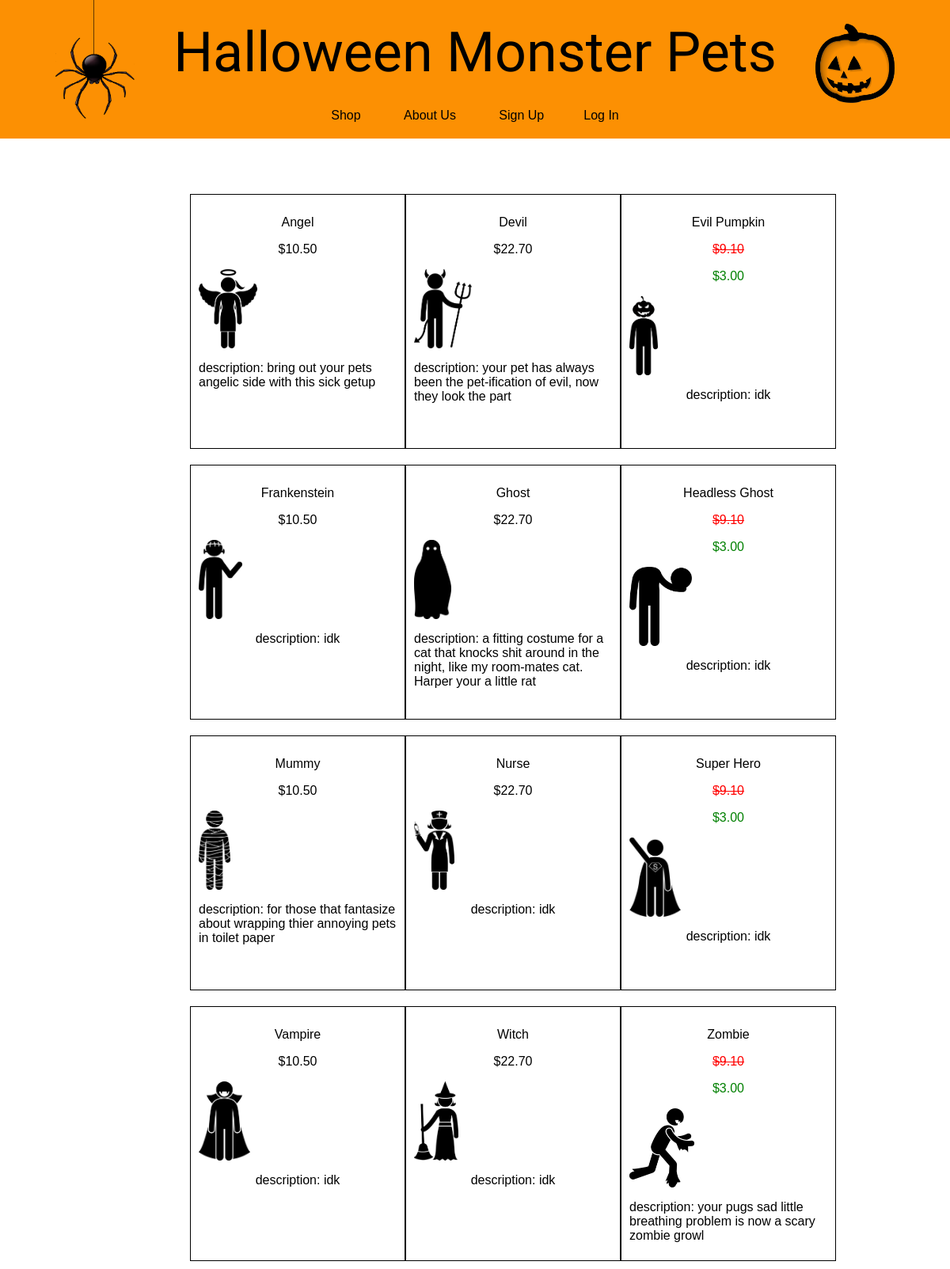
The page /shop.php on the database its author committed.
### tables this page shows
CREATE TABLE Products(
    id int NOT NULL AUTO_INCREMENT PRIMARY KEY,
    name varchar(30) NOT NULL,
    imgPath varchar(30) NOT NULL,
    descr varchar(200) NOT NULL,
    price float NOT NULL,
    specialPrice float
) AUTO_INCREMENT = 1;

### displayPrices.func.php (called while the page is built)
<?php
function displayPrice($priceIn){
    return "$" . number_format($priceIn, 2);
}
?>

### displayItem.dec.php (the view, shortened to what this page needs)
<?php
    function displayItem($sqlProductsRow, $conn)
    {
        require_once "displayPrices.func.php";
        echo "<div class=\"searchResultItem\">";
                echo "<p class=\"itemName\">" . $sqlProductsRow["name"] . "</p>";
                if($sqlProductsRow["specialPrice"])
                {
                    echo "<p class=\"worsePrice\">" . displayPrice($sqlProductsRow["price"]) . "</p>";
                    echo "<p class=\"betterPrice\">" . displayPrice($sqlProductsRow["specialPrice"]) . "</p>";
                }
                else
                {
                    echo "<p class=\"itemPrice\">" . displayPrice($sqlProductsRow["price"]) . "</p>";
                }
                echo "<img class=\"itemImage\" src=\"images/products/" . $sqlProductsRow["imgPath"] . "\">";
                echo "<p>description: " . $sqlProductsRow["descr"] . "</p>";
                echo "</div>";
    }
?>

### shop.php (shortened to what this page needs)
<head>
    <link rel="stylesheet" href="styles/styles.css">
</head>
<body>
    <?php
        require_once "displayHeader.func.php";
        require_once "dbconn.inc.php";
        require_once "displayItem.dec.php";
        $sqlquery = "SELECT * FROM `Products`" ;
        if($result=mysqli_query($conn, $sqlquery))
        {
            echo "<div class='gridWrapper'>";
            while($row = mysqli_fetch_assoc($result))
            {
                displayItem($row, $conn);
            }
            echo "</div>";
        }
        else
        {
            echo "sql error";
        }
    ?>
</body>

### displayHeader.func.php (shortened to what this page needs)
<div class="pageHeader">
    <h1><a href="home.php">Halloween Monster Pets</a></h1>
    <div class="topnav">
        <ul id="links">
            <li><a href="shop.php">Shop</a></li>
            <li><a href="aboutUs.php">About Us</a></li>
            <?php
            if (isset($_SESSION["loggedInUser"])) {
                echo "<li><a href=\"logout.func.php\">Log Out of Account \"" . $_SESSION["loggedInUser"] . "\"</a></li>";
                echo "<li><a href=\"checkout.php\">Checkout</a></li>";
            } else {
                echo "<li><a href=\"createAccount.php\">Sign Up</a></li>";
                echo "<li><a href=\"login.php\">Log In</a></li>";
            }
            ?>
        </ul>
    </div>
    <div id="rightHeaderImage">
        <img id="pumpkin" src="images/header/Pumpkin2.png" alt="Halloween Pumpkin" width="100" height="100">
    </div>
    <div id="leftHeaderImage">
        <img id="spider" src="images/header/SpiderString.png" alt="Black Spider" width="100" height="150">
    </div>
</div>

### styles/styles.css (style rules this page uses)
body { margin: 0px; font-family: Verdana, Geneva, sans-serif; }
.pageHeader { width: auto; height: 175px; background-color: #fc9003; top: 0px; left: 0px; padding: 0px; margin: 0px; }
.pageHeader h1 { color: black; text-align: center; padding-top: 25px; margin-bottom: 30px; font-family: "Creepster"; font-size: 70px; font-weight: 100; }
.pageHeader a, a:visited { text-decoration: none; color: black; }
.topnav ul { list-style-type: none; text-align: center; padding-left: 0; }
.topnav ul li { display: inline-block; }
.topnav ul li a { color: black; text-decoration: none; padding: 10px 25px; border: none; margin: 0; background-color: #fc9003; }
#pumpkin { position: absolute; right: 70px; top: 30px; }
#spider { position: absolute; left: 70px; top: 0px; }
.searchResultItem img { height: 100px; width: auto; }
.searchResultItem { border: 1px solid black; padding: 10px; margin-left: auto; margin-right: auto; margin-top: 10px; margin-bottom: 10px; height: 300px; width: 250px; }
.searchResultItem p, .searchResultItem form, .searchResultItem form input, .searchResultItem image { margin-left: auto; margin-right: auto; width: fit-content; }
.gridWrapper { display: grid; grid-template-columns: auto auto auto; width: 60%; margin-left: auto; margin-right: auto; margin-top: 60px; }
.betterPrice { color: green; }
.worsePrice { color: red; text-decoration: line-through; }

### rows shown on the page
products: name "Angel", price "$10.50", imgPath (picture), descr "bring out your pets angelic side with this sick getup"
products: name "Devil", price "$22.70", imgPath (picture), descr "your pet has always been the pet-ification of evil, now they look the part"
products: name "Evil Pumpkin", price "$9.10", specialPrice "$3.00", imgPath (picture), descr "idk"
products: name "Frankenstein", price "$10.50", imgPath (picture), descr "idk"
products: name "Ghost", price "$22.70", imgPath (picture), descr "a fitting costume for a cat that knocks shit around in the night, like my room-mates cat. Harper your a little rat"
products: name "Headless Ghost", price "$9.10", specialPrice "$3.00", imgPath (picture), descr "idk"
products: name "Mummy", price "$10.50", imgPath (picture), descr "for those that fantasize about wrapping thier annoying pets in toilet paper"
products: name "Nurse", price "$22.70", imgPath (picture), descr "idk"
products: name "Super Hero", price "$9.10", specialPrice "$3.00", imgPath (picture), descr "idk"
products: name "Vampire", price "$10.50", imgPath (picture), descr "idk"
products: name "Witch", price "$22.70", imgPath (picture), descr "idk"
products: name "Zombie", price "$9.10", specialPrice "$3.00", imgPath (picture), descr "your pugs sad little breathing problem is now a scary zombie growl"
